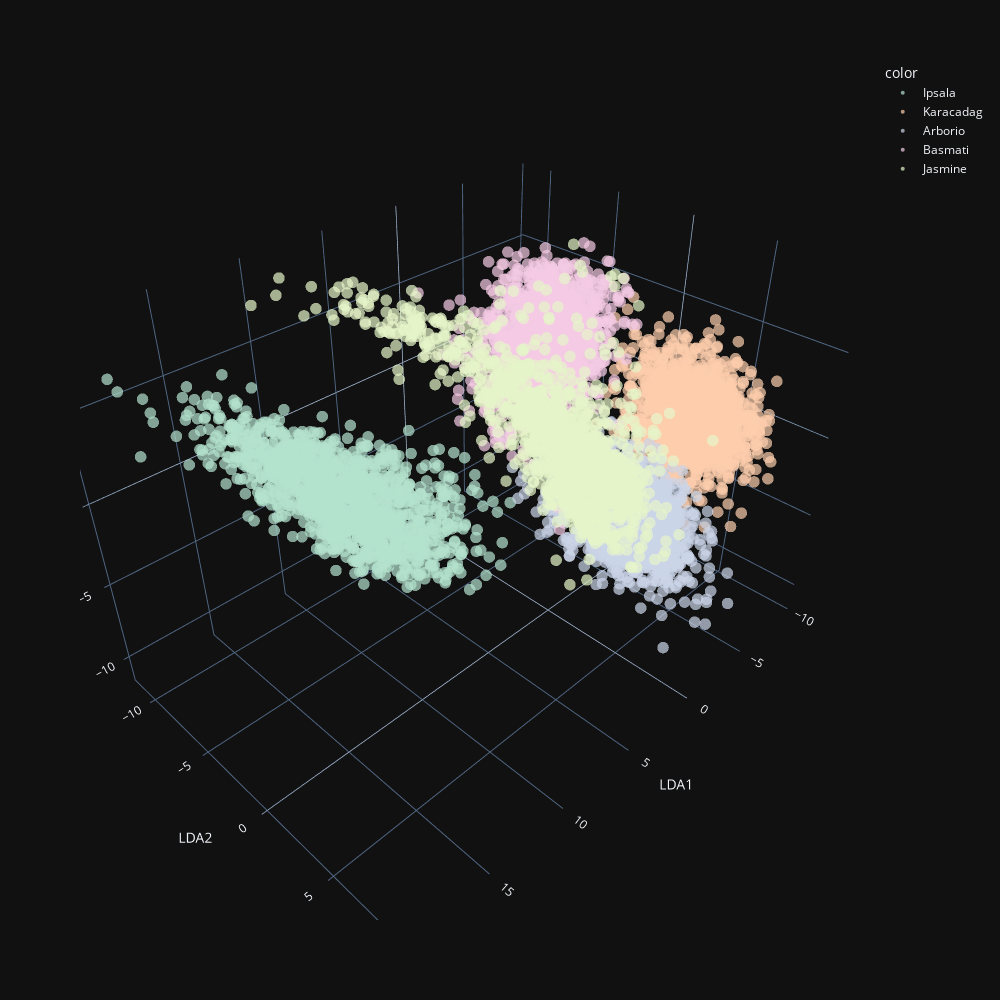

The code cell stored with this chart in its notebook:
### Code cell
#lda 
from scipy.linalg import eigh

Ytilde = proj 
def lda(X, labels):
    n,d = X.shape
    levels = np.unique(labels)
    c = len(levels)
    local_centroids = np.zeros((c+1,d))
    xtilde = np.zeros((n,d))
    group_counts = np.zeros((c,1))
    for i in range(c):
        inds_i = np.flatnonzero(labels == levels[i])
        group_counts[i] = np.sum(inds_i)
        local_centroids[i,:] = np.mean(X[inds_i,:],axis=0)
        xtilde[inds_i,:] = X[inds_i,:]-local_centroids[i,:]
    Sw = xtilde.T @ xtilde
    #sb = groupcounts * sum((local_centroids - global_centroids)@ (local_centroids - global_centroids).T)
    Sb = np.zeros((d,d))
    for i in range(c):
        Sb += group_counts[i] * np.outer(local_centroids[i,:]-np.mean(X,axis=0),local_centroids[i,:]-np.mean(X,axis=0))
    _, eigenvectors = np.linalg.eigh(np.linalg.pinv(Sw).dot(Sb))
    pc = X.dot(eigenvectors[:,::-1][:,:5])
    return pc, eigenvectors

Zlda, V = lda(Ytilde, y)    

    
fig = px.scatter_3d(Xtilde, x = Zlda[:,0], y = Zlda[:,1], z = Zlda[:,2], color = y, template = 'plotly_dark', color_discrete_sequence=px.colors.qualitative.Pastel2, opacity = 0.7)
#label the axis PCA1 PCA2 PCA3
fig.update_layout(scene = dict(xaxis_title = 'LDA1', yaxis_title = 'LDA2', zaxis_title = 'LDA3'))
#resize the plot
fig.update_layout(width=1000, height=1000)
#make points smaller
fig.update_traces(marker=dict(size=4), selector=dict(mode='markers'))
fig.show()

### Figure 1 — Plotly figure (JSON) as saved in the notebook; plotly's stock layout.template omitted (floating-point values rounded to 4 significant figures; data arrays with more than 128 entries replaced by an {"elided": "..."} marker saying what was removed)
{"data": [{"hovertemplate": "color=Ipsala<br>x=%{x}<br>y=%{y}<br>z=%{z}<extra></extra>", "legendgroup": "Ipsala", "marker": {"color": "rgb(179,226,205)", "opacity": 0.7, "size": 4, "symbol": "circle"}, "mode": "markers", "name": "Ipsala", "scene": "scene", "showlegend": true, "type": "scatter3d", "x": {"elided": "1498 float values"}, "y": {"elided": "1498 float values"}, "z": {"elided": "1498 float values"}}, {"hovertemplate": "color=Karacadag<br>x=%{x}<br>y=%{y}<br>z=%{z}<extra></extra>", "legendgroup": "Karacadag", "marker": {"color": "rgb(253,205,172)", "opacity": 0.7, "size": 4, "symbol": "circle"}, "mode": "markers", "name": "Karacadag", "scene": "scene", "showlegend": true, "type": "scatter3d", "x": {"elided": "1507 float values"}, "y": {"elided": "1507 float values"}, "z": {"elided": "1507 float values"}}, {"hovertemplate": "color=Arborio<br>x=%{x}<br>y=%{y}<br>z=%{z}<extra></extra>", "legendgroup": "Arborio", "marker": {"color": "rgb(203,213,232)", "opacity": 0.7, "size": 4, "symbol": "circle"}, "mode": "markers", "name": "Arborio", "scene": "scene", "showlegend": true, "type": "scatter3d", "x": {"elided": "1510 float values"}, "y": {"elided": "1510 float values"}, "z": {"elided": "1510 float values"}}, {"hovertemplate": "color=Basmati<br>x=%{x}<br>y=%{y}<br>z=%{z}<extra></extra>", "legendgroup": "Basmati", "marker": {"color": "rgb(244,202,228)", "opacity": 0.7, "size": 4, "symbol": "circle"}, "mode": "markers", "name": "Basmati", "scene": "scene", "showlegend": true, "type": "scatter3d", "x": {"elided": "1490 float values"}, "y": {"elided": "1490 float values"}, "z": {"elided": "1490 float values"}}, {"hovertemplate": "color=Jasmine<br>x=%{x}<br>y=%{y}<br>z=%{z}<extra></extra>", "legendgroup": "Jasmine", "marker": {"color": "rgb(230,245,201)", "opacity": 0.7, "size": 4, "symbol": "circle"}, "mode": "markers", "name": "Jasmine", "scene": "scene", "showlegend": true, "type": "scatter3d", "x": {"elided": "1492 float values"}, "y": {"elided": "1492 float values"}, "z": {"elided": "1492 float values"}}], "layout": {"height": 1000, "legend": {"title": {"text": "color"}, "tracegroupgap": 0}, "margin": {"t": 60}, "scene": {"domain": {"x": [0, 1], "y": [0, 1]}, "xaxis": {"title": {"text": "LDA1"}}, "yaxis": {"title": {"text": "LDA2"}}, "zaxis": {"title": {"text": "LDA3"}}}, "width": 1000}}
